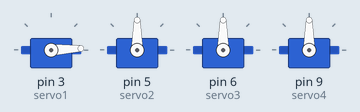
The sketch below on a simulated Arduino Uno, built with avr-gcc and run on an emulated ATmega328P. Shown: 4 × servo.

Above: at 0.05 s.
At 1.5 s:
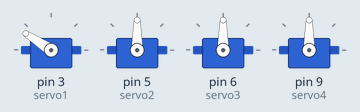
At 2.95 s:
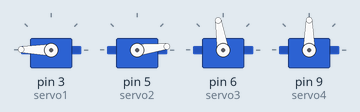
At 5.9 s:
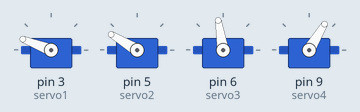
At 8.85 s:
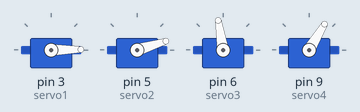
At 11.8 s:
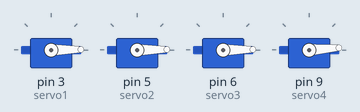
Timing chart, 0 to 15.4 s (numbered marks = the images above):
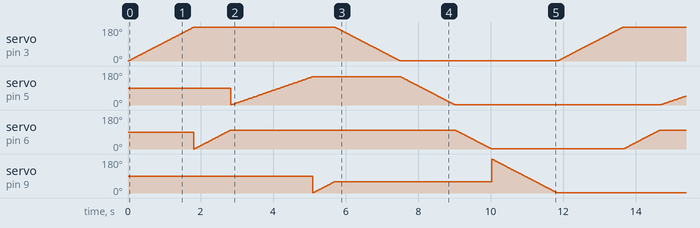

The sketch:

Robotic_arm__4_servo__code.ino
```cpp
#include <Servo.h>

Servo servo1;
Servo servo2;
Servo servo3;
Servo servo4;

int i = 0;

void setup() {


  servo1.attach(3);
  servo2.attach(5);
  servo3.attach(6);
  servo4.attach(9);
}

void loop() {

  for (i = 0; i < 180; i++) {
    servo1.write(i);

//    servo2.write(i);
//
//    servo3.write(i);
//    servo4.write(i);
    delay(10);
  }
    for (i = 0; i < 100; i++) {
//    servo1.write(i);

    servo3.write(i);

//    servo3.write(i);
//    servo4.write(i);
    delay(10);
  }
      for (i = 0; i < 150; i++) {
//    servo1.write(i);

//    servo2.write(i);

    servo2.write(i);
//    servo4.write(i);
    delay(15);
  }
     for (i = 0; i < 60; i++) {
//    servo1.write(i);

//    servo2.write(i);

//    servo2.write(i);
    servo4.write(i);
    delay(10);
  }


  for (i = 180; i > 0; i--) {
    servo1.write(i);
//    servo2.write(i);
//    servo3.write(i);
//    servo4.write(i);
    delay(10);
  }

  for (i = 150; i > 0; i--) {
//    servo1.write(i);
    servo2.write(i);
//    servo3.write(i);
//    servo4.write(i);
    delay(10);
  }

  for (i = 100; i > 0; i--) {
//    servo1.write(i);
//    servo2.write(i);
    servo3.write(i);
//    servo4.write(i);
    delay(10);
  }

  for (i = 180; i > 0; i--) {
//    servo1.write(i);
//    servo2.write(i);
//    servo3.write(i);
    servo4.write(i);
    delay(10);
  }

}
```
